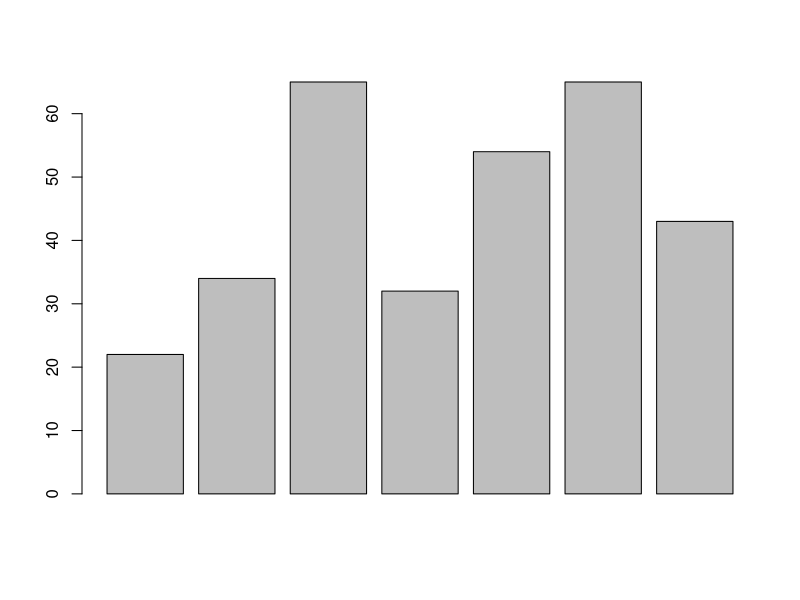
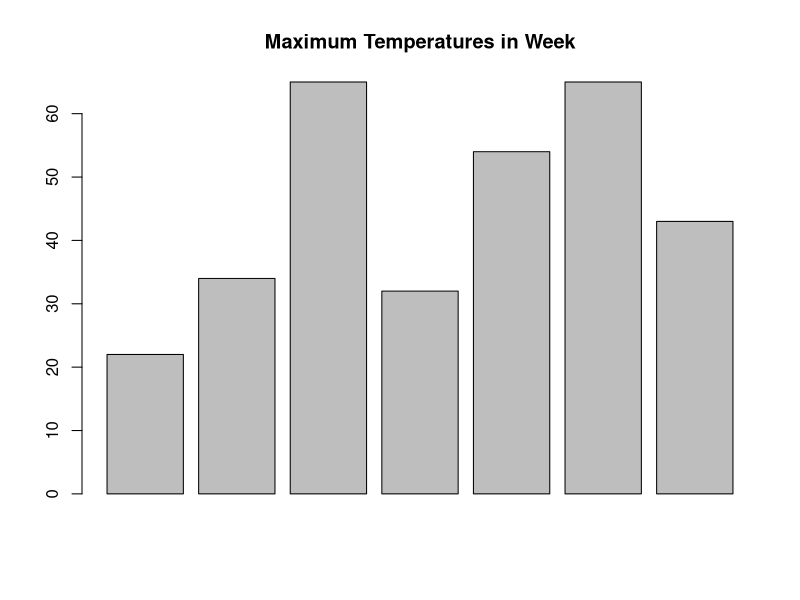
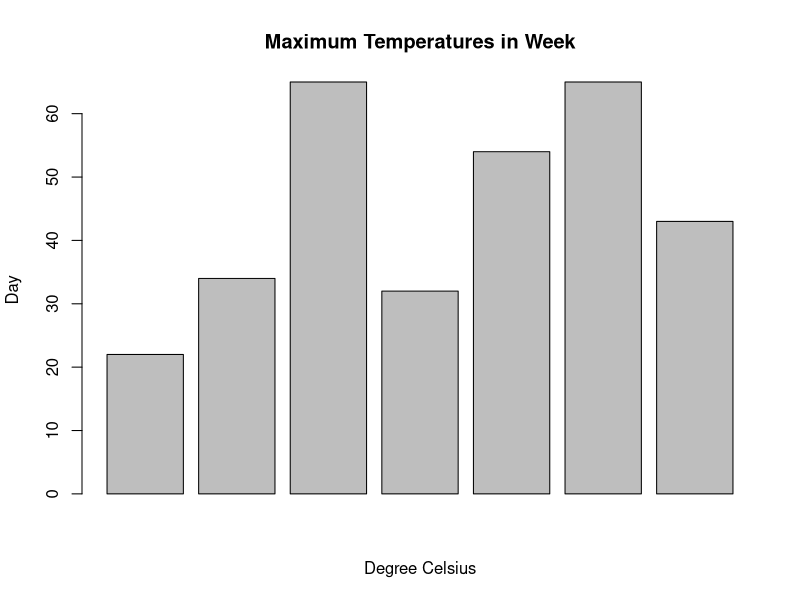
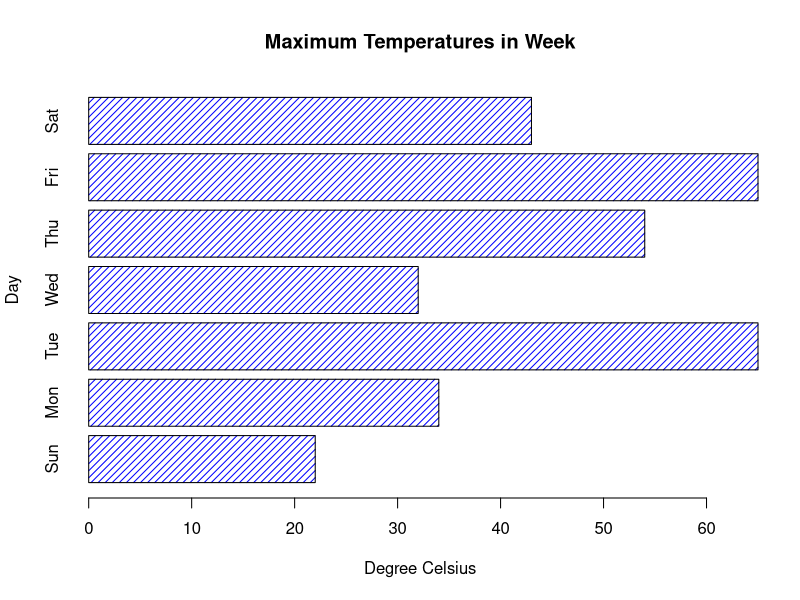

Here is the R script that generated these plots, in order:
# Create bar plot
temperature <- c(22,34,65,32,54,65,43)
result <- barplot(temperature)
print(result)

# Add title
temp <- c(22,34,65,32,54,65,43)
result <- barplot(temp,
                  main = "Maximum Temperatures in Week")
print(result)

# Add lebel
temp <- c(22,34,65,32,54,65,43)
result <- barplot(temp,
          main = "Maximum Temperatures in Week",
          xlab = "Degree Celsius",
          ylab = "Day"
)
print(result)

# Name of eachbar and color
tempe <- c(22,34,65,32,54,65,43)
res <- barplot(tempe,
                  main = "Maximum Temperatures in Week",
                  xlab = "Degree Celsius",
                  ylab = "Day",
                  names.arg = c("Sun","Mon","Tue","Wed","Thu","Fri","Sat"),
                  col="blue",
                  density = 20,
                  horiz = TRUE
)
print(res)
